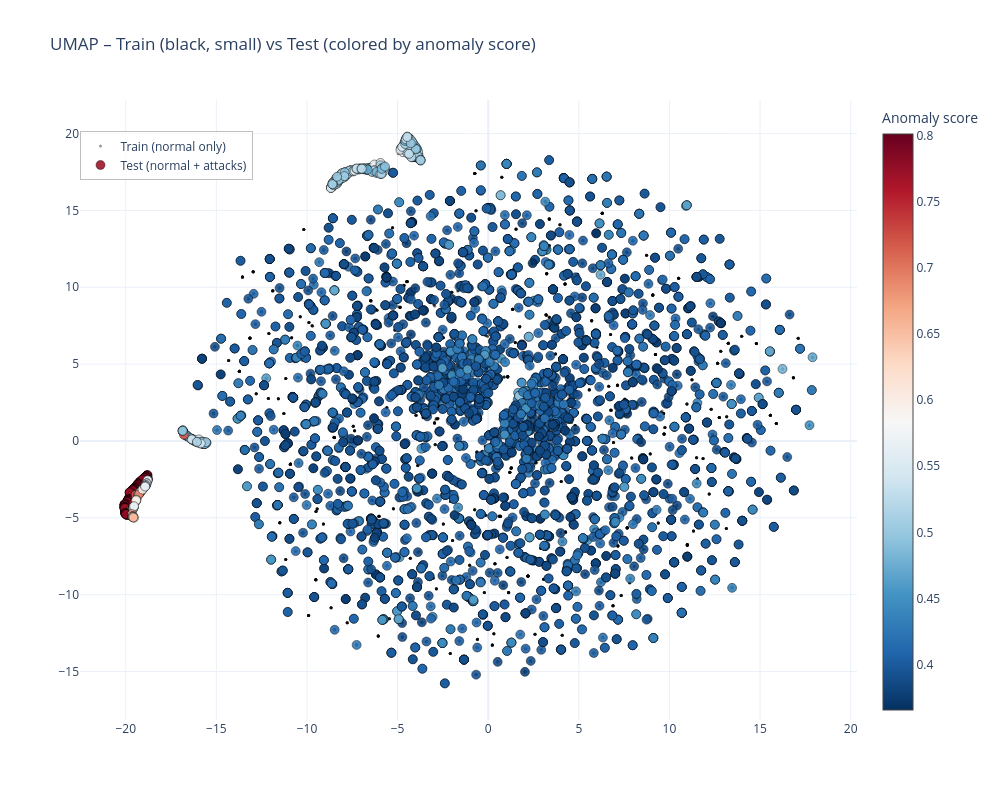

Notebook code cell kept with this figure:
### Code cell
# Features (sin labels ni scores)
feature_cols = df_all.columns.difference([
    'is_attack', 'split', 'anomaly_score', 'anomaly_label'
])

X_umap_all = umap_pipeline.fit_transform(df_all[feature_cols])

df_all['UMAP1'] = X_umap_all[:, 0]
df_all['UMAP2'] = X_umap_all[:, 1]
df_train = df_all[df_all['split'] == 'train']
df_test  = df_all[df_all['split'] == 'test']


fig = go.Figure()

# TRAIN
fig.add_trace(
    go.Scatter(
        x=df_train['UMAP1'],
        y=df_train['UMAP2'],
        mode='markers',
        name='Train (normal only)',
        marker=dict(
            color='black',
            size=3,
            opacity=0.4
        ),
        hoverinfo='skip'
    )
)

# TEST
fig.add_trace(
    go.Scatter(
        x=df_test['UMAP1'],
        y=df_test['UMAP2'],
        mode='markers',
        name='Test (normal + attacks)',
        marker=dict(
            size=9,
            color=df_test['anomaly_score'],
            colorscale='RdBu_r',
            showscale=True,
            colorbar=dict(title='Anomaly score'),
            opacity=0.9,
            line=dict(width=0.5, color='black')
        ),
        hovertemplate=(
            "UMAP1: %{x:.2f}<br>"
            "UMAP2: %{y:.2f}<br>"
            "Anomaly score: %{marker.color:.4f}<br>"
            "is_attack: %{customdata[0]}<br>"
            "<extra></extra>"
        ),
        customdata=df_test[['is_attack']].values
    )
)
fig.update_layout(
    title="UMAP – Train (black, small) vs Test (colored by anomaly score)",
    width=1000,
    height=800,
    template='plotly_white',
    legend=dict(
        x=0,           # posición horizontal: 0 = izquierda
        y=0.95,        # posición vertical (ajustable)
        xanchor='left',  # ancla en el borde izquierdo
        yanchor='top',
        bgcolor='rgba(255,255,255,0.7)',  # opcional: fondo semitransparente
        bordercolor='gray',
        borderwidth=0.5
    )
)

fig.show()

### Figure 1 — Plotly figure (JSON) as saved in the notebook; plotly's stock layout.template omitted (floating-point values rounded to 4 significant figures; data arrays with more than 128 entries replaced by an {"elided": "..."} marker saying what was removed)
{"data": [{"hoverinfo": "skip", "marker": {"color": "black", "opacity": 0.4, "size": 3}, "mode": "markers", "name": "Train (normal only)", "type": "scatter", "x": {"elided": "18927 float values"}, "y": {"elided": "18927 float values"}}, {"customdata": {"elided": "5078x1 int values"}, "hovertemplate": "UMAP1: %{x:.2f}<br>UMAP2: %{y:.2f}<br>Anomaly score: %{marker.color:.4f}<br>is_attack: %{customdata[0]}<br><extra></extra>", "marker": {"color": {"elided": "5078 float values"}, "colorbar": {"title": {"text": "Anomaly score"}}, "colorscale": [[0, "rgb(5,48,97)"], [0.1, "rgb(33,102,172)"], [0.2, "rgb(67,147,195)"], [0.3, "rgb(146,197,222)"], [0.4, "rgb(209,229,240)"], [0.5, "rgb(247,247,247)"], [0.6, "rgb(253,219,199)"], [0.7, "rgb(244,165,130)"], [0.8, "rgb(214,96,77)"], [0.9, "rgb(178,24,43)"], [1, "rgb(103,0,31)"]], "line": {"color": "black", "width": 0.5}, "opacity": 0.9, "showscale": true, "size": 9}, "mode": "markers", "name": "Test (normal + attacks)", "type": "scatter", "x": {"elided": "5078 float values"}, "y": {"elided": "5078 float values"}}], "layout": {"height": 800, "legend": {"bgcolor": "rgba(255,255,255,0.7)", "bordercolor": "gray", "borderwidth": 0.5, "x": 0, "xanchor": "left", "y": 0.95, "yanchor": "top"}, "title": {"text": "UMAP – Train (black, small) vs Test (colored by anomaly score)"}, "width": 1000}}
